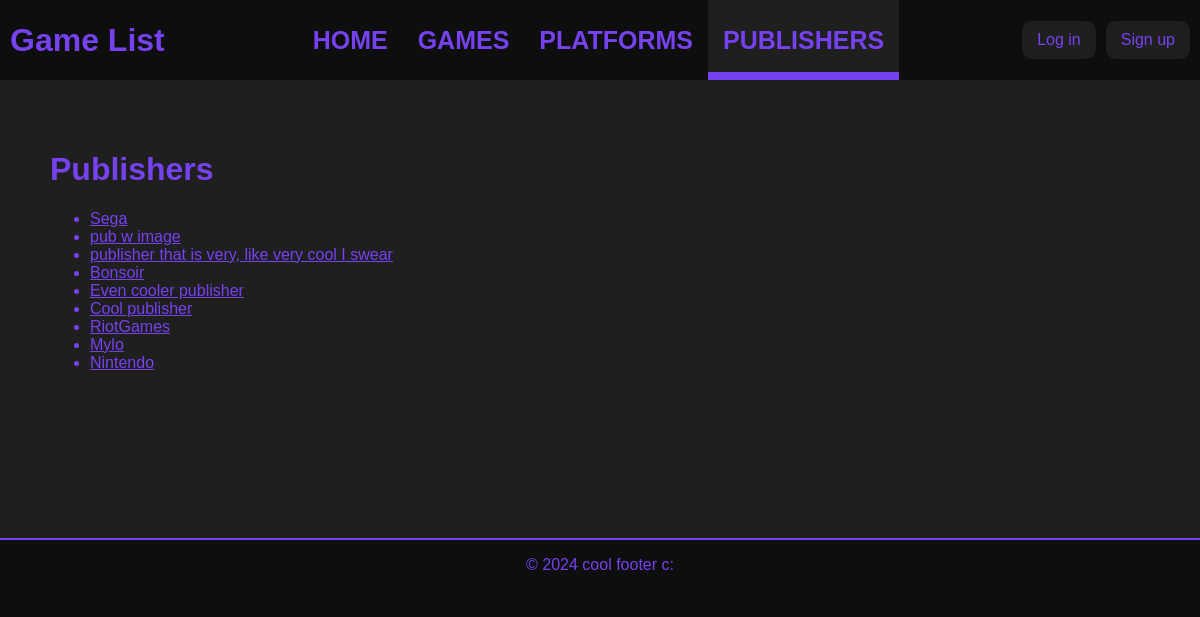
Page /game-list/publisher/ on the committed database.
### game_list_app/models.py (models this page shows, shortened)
class Publisher(models.Model):
	name = models.CharField(max_length = 100)
	description = models.TextField(blank=True, null=True)
	image = models.ImageField(upload_to="uploads/", blank=True, null=True)
	add_date = models.DateTimeField(editable = False, default = timezone.now)
	modified_date = models.DateTimeField(editable = False, default = timezone.now)
	user_owner = models.ForeignKey(User, blank=True, null=True, on_delete=models.SET_NULL)
	def __str__(self):
		return self.name

### game_list_app/views.py (the view)
# urls.py: path("publisher/", views.PublisherList.as_view(), name = "publisher_list"),
class PublisherList(generic.ListView):
	template_name = "publishers.html"
	context_object_name = "publishers"
	def get_queryset(self):
		return Publisher.objects.order_by("-add_date")

### game_list_app/templates/publishers.html (shortened to what this page needs)
{% extends 'index.html' %}
{% block content %}
<h1>Publishers</h1>
{% if publishers %}
    <ul>
    {% for publisher in publishers %}
        <li><a href="{% url 'game_list_app:publisher_detail' publisher.id %}">{{ publisher }}</a></li>
    {% endfor %}
    </ul>
{% else %}
    <p>No publisher here :(</p>
{% endif %}
{% endblock %}

### game_list_app/static/index_style.css (style rules this page uses)
body { background-color: #0e0e0e; font-family: "Doppio One", sans-serif; color: #7642EF; padding: 0; margin: 0; }
body a { color: #7642EF; }

### rows in the picture
Publisher: name "Sega"
Publisher: name "pub w image"
Publisher: name "publisher that is very, like very cool I swear"
Publisher: name "Bonsoir"
Publisher: name "Even cooler publisher"
Publisher: name "Cool publisher"
Publisher: name "RiotGames"
Publisher: name "Mylo"
Publisher: name "Nintendo"
